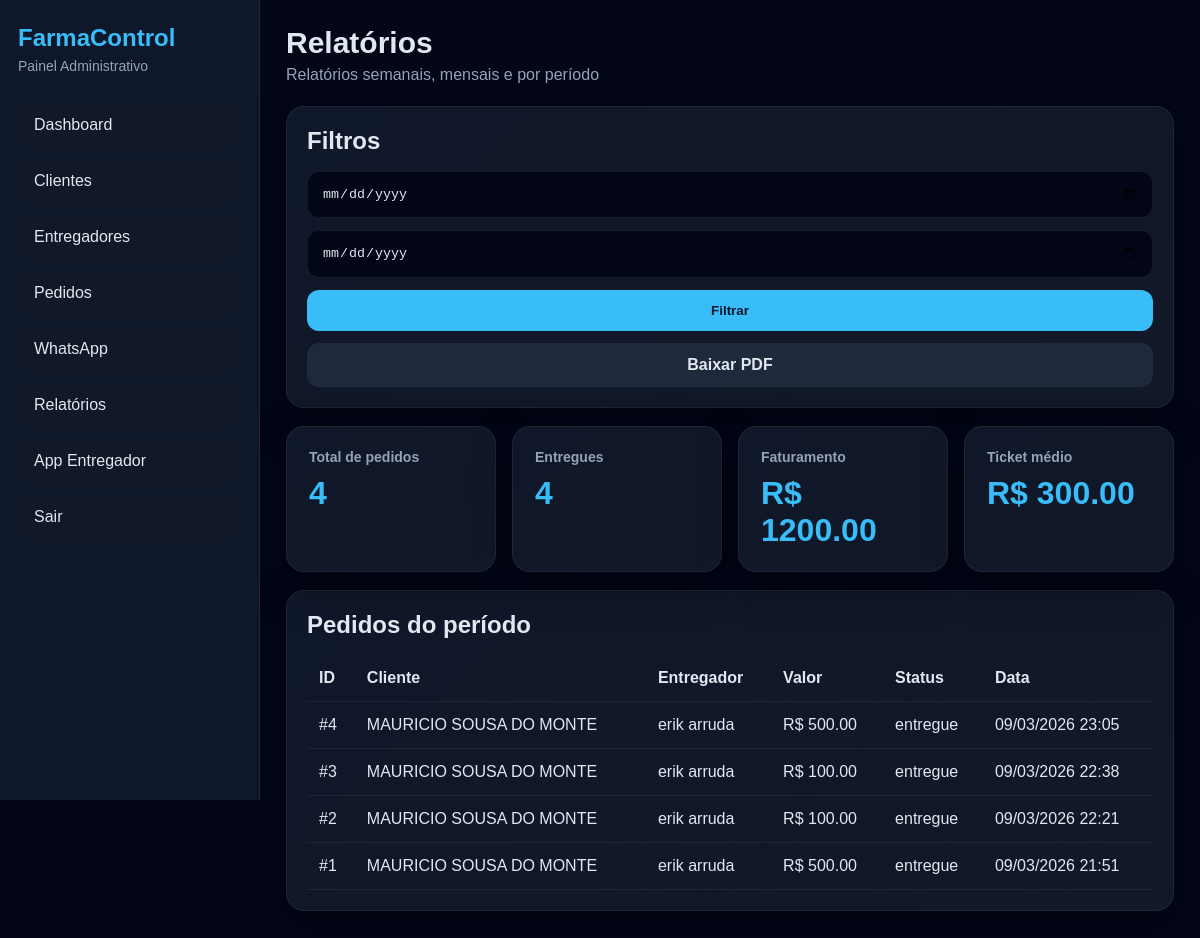
The page /relatorios (signed in) on the database as committed earlier.
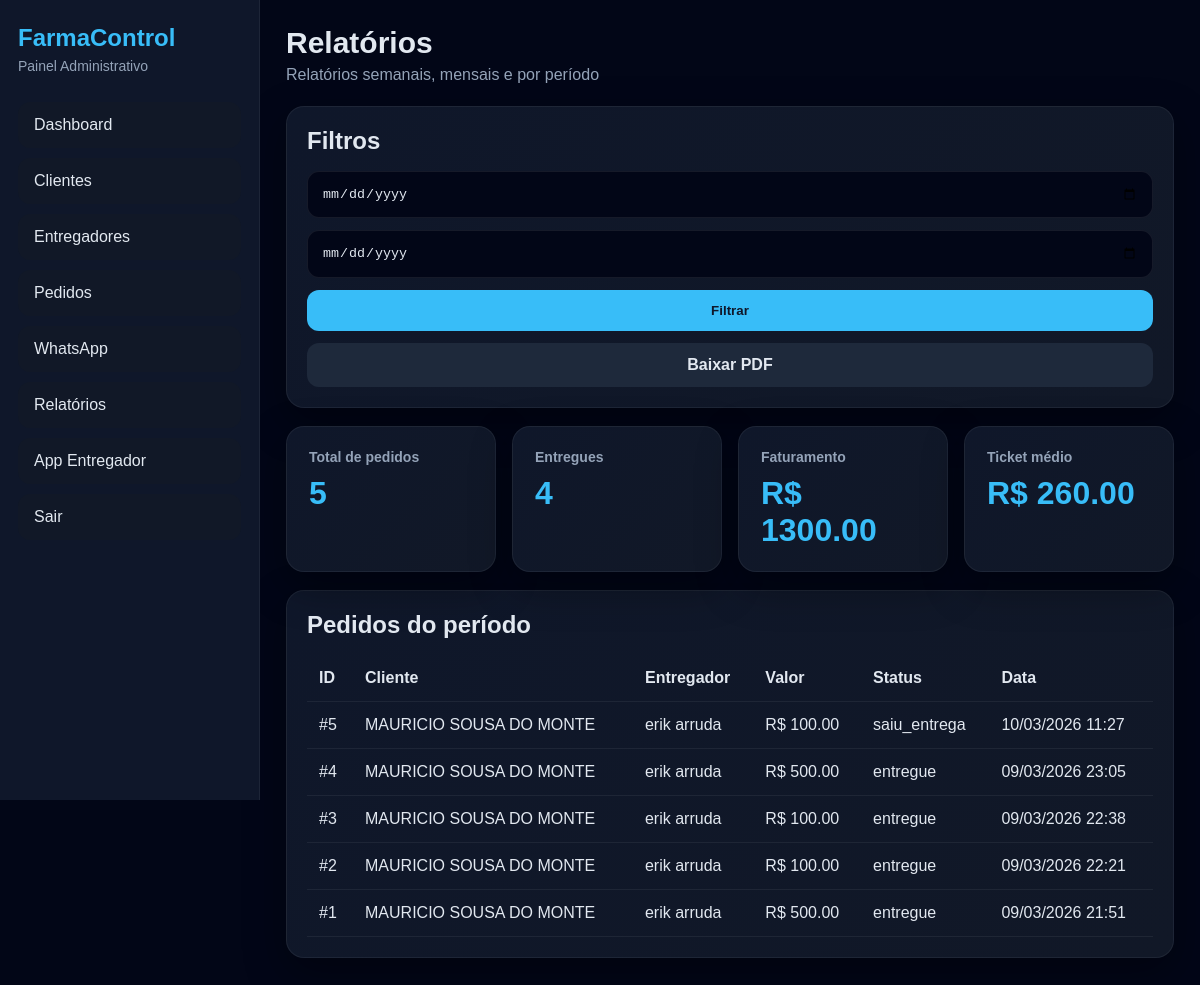
The same page on the database as committed later.
### models.py (models this page shows, shortened)
class Pedido(db.Model):
    __tablename__ = "pedidos"
    id = db.Column(db.Integer, primary_key=True)
    cliente_id = db.Column(db.Integer, db.ForeignKey("clientes.id"), nullable=False)
    entregador_id = db.Column(db.Integer, db.ForeignKey("entregadores.id"), nullable=True)
    descricao = db.Column(db.Text, nullable=False)
    valor = db.Column(db.Float, nullable=False, default=0.0)
    status = db.Column(db.String(30), nullable=False, default="recebido")
    codigo_rastreio = db.Column(db.String(40), unique=True, nullable=True)
    criado_em = db.Column(db.DateTime, default=agora_brasil)
    saiu_entrega_em = db.Column(db.DateTime, nullable=True)
    entregue_em = db.Column(db.DateTime, nullable=True)

class Cliente(db.Model):
    __tablename__ = "clientes"
    id = db.Column(db.Integer, primary_key=True)
    nome = db.Column(db.String(150), nullable=False)
    telefone = db.Column(db.String(30), nullable=False)
    endereco = db.Column(db.String(255), nullable=False)
    criado_em = db.Column(db.DateTime, default=agora_brasil)
    pedidos = db.relationship("Pedido", backref="cliente", lazy=True)

class Entregador(db.Model):
    __tablename__ = "entregadores"
    id = db.Column(db.Integer, primary_key=True)
    nome = db.Column(db.String(150), nullable=False)
    telefone = db.Column(db.String(30), unique=True, nullable=False)
    senha_hash = db.Column(db.String(255), nullable=False)
    ativo = db.Column(db.Boolean, default=True)
    criado_em = db.Column(db.DateTime, default=agora_brasil)
    pedidos = db.relationship("Pedido", backref="entregador", lazy=True)
    localizacoes = db.relationship("Localizacao", backref="entregador", lazy=True)

### app.py (the view, shortened to what this page needs)
    @app.route("/relatorios")
    @login_required
    def relatorios():
        inicio = request.args.get("inicio", "").strip()
        fim = request.args.get("fim", "").strip()
        query = Pedido.query
        pedidos = query.order_by(Pedido.criado_em.desc()).all()
        total_pedidos = len(pedidos)
        total_entregues = sum(1 for p in pedidos if p.status == "entregue")
        faturamento_total = sum((p.valor or 0) for p in pedidos)
        ticket_medio = (faturamento_total / total_pedidos) if total_pedidos > 0 else 0
        return render_template(
            "relatorios.html",
            pedidos=pedidos,
            total_pedidos=total_pedidos,
            total_entregues=total_entregues,
            faturamento_total=faturamento_total,
            ticket_medio=ticket_medio,
            inicio=inicio,
            fim=fim
        )

### models.py (called while the page is built)
@login_manager.user_loader
def load_user(user_id):
    return User.query.get(int(user_id))

### templates/relatorios.html (shortened to what this page needs)
{% extends "base.html" %}
{% block content %}
<div class="page-head">
  <div>
    <h1>Relatórios</h1>
    <p class="muted">Relatórios semanais, mensais e por período</p>
  </div>
</div>
<div class="panel">
  <h2>Filtros</h2>
  <form method="get" class="form-grid">
    <input type="date" name="inicio" value="{{ inicio or '' }}">
    <input type="date" name="fim" value="{{ fim or '' }}">
    <button type="submit" class="btn btn-primary">Filtrar</button>
    <a
      class="btn btn-secondary"
      href="{{ url_for('relatorios_pdf', inicio=inicio, fim=fim) }}"
      target="_blank"
    >
      Baixar PDF
    </a>
  </form>
</div>
<div class="cards-grid">
  <div class="card">
    <h3>Total de pedidos</h3>
    <strong>{{ total_pedidos }}</strong>
  </div>
  <div class="card">
    <h3>Entregues</h3>
    <strong>{{ total_entregues }}</strong>
  </div>
  <div class="card">
    <h3>Faturamento</h3>
    <strong>R$ {{ "%.2f"|format(faturamento_total) }}</strong>
  </div>
  <div class="card">
    <h3>Ticket médio</h3>
    <strong>R$ {{ "%.2f"|format(ticket_medio) }}</strong>
  </div>
</div>
<div class="panel">
  <h2>Pedidos do período</h2>
  <div class="table-wrap">
    <table>
      <thead>
        <tr>
          <th>ID</th>
          <th>Cliente</th>
          <th>Entregador</th>
          <th>Valor</th>
          <th>Status</th>
          <th>Data</th>
        </tr>
      </thead>
      <tbody>
        {% for p in pedidos %}
        <tr>
          <td>#{{ p.id }}</td>
          <td>{{ p.cliente.nome if p.cliente else "-" }}</td>
          <td>{{ p.entregador.nome if p.entregador else "-" }}</td>
          <td>R$ {{ "%.2f"|format(p.valor or 0) }}</td>
          <td>{{ p.status }}</td>
          <td>{{ p.criado_em.strftime("%d/%m/%Y %H:%M") if p.criado_em else "-" }}</td>
        </tr>
        {% else %}
        <tr>
          <td colspan="6">Nenhum pedido encontrado para esse período.</td>
        </tr>
        {% endfor %}
      </tbody>
    </table>
  </div>
</div>
{% endblock %}

### templates/base.html (shortened to what this page needs)
<!doctype html>
<html lang="pt-br">
<head>
  <link rel="stylesheet" href="{{ url_for('static', filename='style.css') }}">
  <link
    rel="stylesheet"
    href="https://unpkg.com/leaflet@1.9.4/dist/leaflet.css"
  />
</head>
<body>
  <div class="app-shell">
    {% if current_user.is_authenticated and request.endpoint not in ['login', 'entregador_login'] %}
    <aside class="sidebar">
      <div class="brand">
        <h2>FarmaControl</h2>
        <p>Painel Administrativo</p>
      </div>
      <nav class="menu">
        <a href="{{ url_for('dashboard') }}">Dashboard</a>
        <a href="{{ url_for('clientes') }}">Clientes</a>
        <a href="{{ url_for('entregadores') }}">Entregadores</a>
        <a href="{{ url_for('pedidos') }}">Pedidos</a>
        <a href="{{ url_for('whatsapp_config') }}">WhatsApp</a>
        <a href="{{ url_for('relatorios') }}">Relatórios</a>
        <a href="{{ url_for('entregador_login') }}" target="_blank">App Entregador</a>
        <a href="{{ url_for('logout') }}">Sair</a>
      </nav>
    </aside>
    {% endif %}
    <main class="main-content {% if not current_user.is_authenticated %}full{% endif %}">
      {% block content %}{% endblock %}
    </main>
  </div>
</body>
</html>

### static/style.css (style rules this page uses)
* { margin: 0; padding: 0; box-sizing: border-box; }
body { background: #020617; color: #e2e8f0; font-family: Arial, sans-serif; }
a { text-decoration: none; }
.app-shell { display: flex; min-height: 100vh; }
.sidebar { width: 260px; background: #0f172a; border-right: 1px solid rgba(255,255,255,0.06); padding: 24px 18px; position: sticky; top: 0; height: 100vh; }
.brand h2 { font-size: 24px; color: #38bdf8; }
.brand p { margin-top: 6px; color: #94a3b8; font-size: 14px; }
.menu { margin-top: 28px; display: flex; flex-direction: column; gap: 10px; }
.menu a { background: #111827; color: #e2e8f0; padding: 14px 16px; border-radius: 12px; transition: 0.2s; }
.main-content { flex: 1; padding: 26px; }
.page-head { margin-bottom: 22px; }
.page-head h1 { font-size: 30px; margin-bottom: 6px; }
.muted { color: #94a3b8; }
.cards-grid { display: grid; gap: 16px; grid-template-columns: repeat(auto-fit, minmax(180px, 1fr)); margin-bottom: 18px; }
.card, .panel, .mobile-card { background: linear-gradient(135deg, #0f172a, #111827); border: 1px solid rgba(255,255,255,0.06); border-radius: 18px; box-shadow: 0 15px 40px rgba(0,0,0,0.35); }
.card { padding: 22px; }
.card h3 { color: #94a3b8; margin-bottom: 10px; font-size: 14px; }
.card strong { font-size: 32px; color: #38bdf8; }
.panel { padding: 20px; margin-bottom: 18px; }
.panel h2 { margin-bottom: 16px; }
.form-grid { display: grid; gap: 12px; }
input, select, textarea { width: 100%; background: #020617; color: #e2e8f0; border: 1px solid rgba(255,255,255,0.08); border-radius: 12px; padding: 14px; outline: none; }
.btn { border: none; padding: 13px 18px; border-radius: 12px; cursor: pointer; font-weight: bold; display: inline-block; text-align: center; }
.btn-primary { background: #38bdf8; color: #0f172a; }
.btn-secondary { background: #1e293b; color: #e2e8f0; }
.table-wrap { overflow-x: auto; }
table { width: 100%; border-collapse: collapse; }
table th, table td { text-align: left; padding: 14px 12px; border-bottom: 1px solid rgba(255,255,255,0.06); vertical-align: top; }

Rows that differ between the two databases and show on the page:
added Pedido: id "5", cliente "MAURICIO SOUSA DO MONTE", entregador "erik arruda", valor "100.00", status "saiu_entrega", criado_em "10/03/2026 11:27"
Other text that changed with them:
{{ total_pedidos }}: "4" → "5"
{{ "%.2f"|format(faturamento_total) }}: "1200.00" → "1300.00"
{{ "%.2f"|format(ticket_medio) }}: "300.00" → "260.00"
